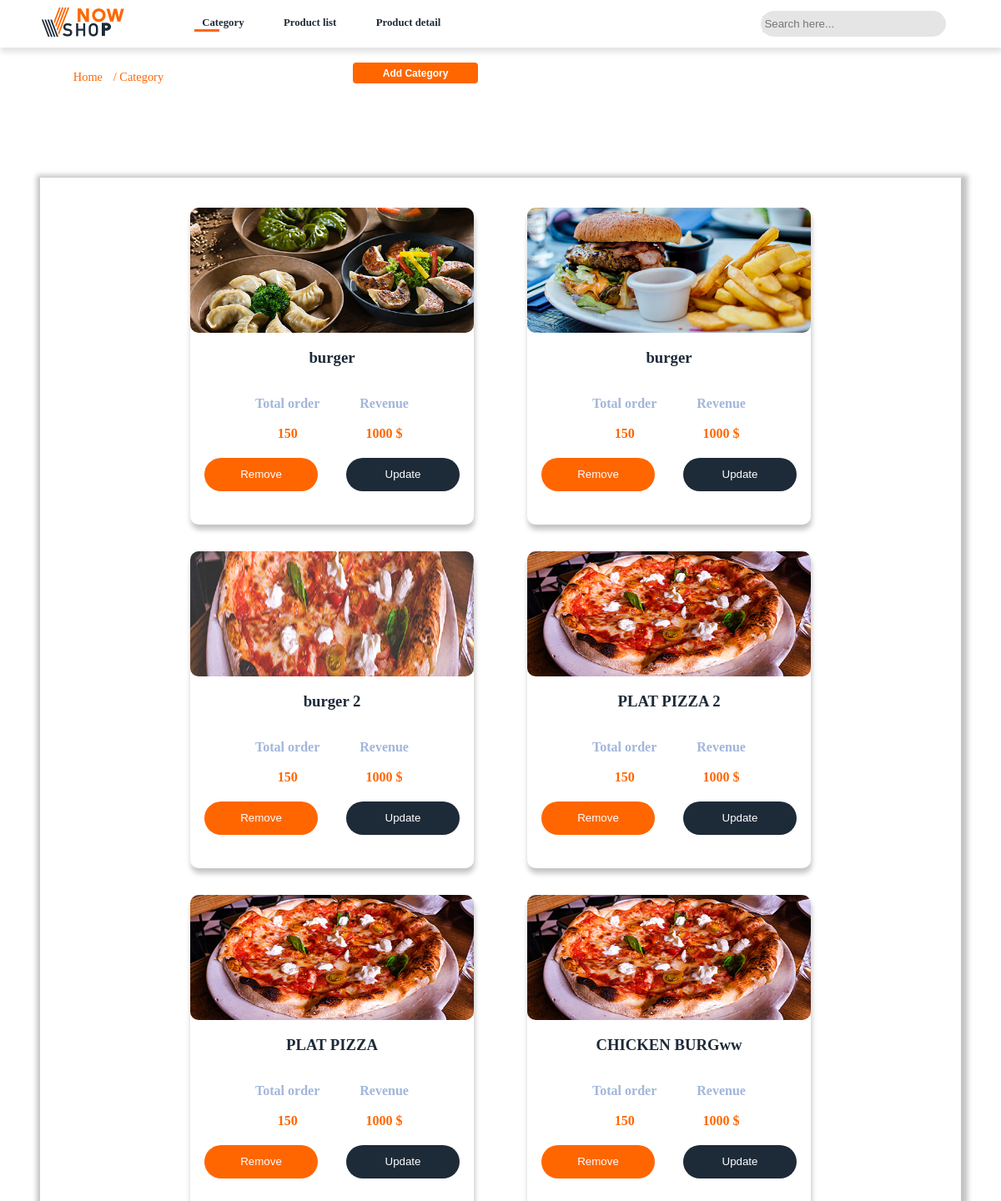
The app's page /pages/category.php (signed in) with its own data.
### tables this page shows
CREATE TABLE `category` (
  `id_category` int(11) NOT NULL,
  `_name` varchar(50) NOT NULL,
  `_description` text NOT NULL,
  `image` varchar(50) NOT NULL
);

### CRUD_category.php (called while the page is built, shortened)
<?php
    function GET_CATEGORY($conn) {
        $getItems = 'SELECT * FROM category ORDER BY id_category DESC' ;
        $_Query = $conn->prepare($getItems);
        $_Query->execute();
        return $_Query->fetchAll();
    }
?>

### pages/category.php (the view, shortened to what this page needs)
<!DOCTYPE html>
<html lang="en">
<head>
    <link rel="stylesheet" href="../css/style.css">
    <link rel="stylesheet" href="../css/categorie.css">
</head>
<body>
    <header>
        <div class="container">
            <div class="header-contain">
                <div class="left-side">
                    <a href="dashboard.php"><img class="logo" src="../images/logo-v2.0.png" alt=""></a>
                </div>
                <div id="navbar-content" class="close-nav">
                    <nav>
                        <ul id="navbar-list">
                            <li><a active="true" href="category.php">
                                <p> Category </p></a>
                            </li>
                            <li><a href="product_list.php">
                                <p> Product list </p></a>
                            </li>
                            <li><a href="product_detail.php">
                                <p> Product detail </p></a>
                            </li>
                        </ul>
                    </nav>
                </div>
                <div class="right-side">
                    <form action="">
                        <input class="input-search" type="text" name="search" placeholder="Search here...">
                        <span class="iconify" data-icon="el:search" style="color: #888;"></span>
                    </form>
                    <a href="../logoutAdmin.php"><span class="iconify" data-icon="ls:logout" style="color: #ff9a62;"></span></a>
                </div>
            </div>
        </div>
    </header>
    <section class="sec-direction">
            <div class="container">
                <div class="path-direction">
                    <ul>
                        <span class="iconify" data-icon="entypo:home" style="color: #f24e1e;"></span>
                        <li><a href="index.php">Home</a></li>
                        <li><a href="category.php">/ Category</a></li>
                    </ul>
                </div>
                <div class="add-product-cta">
                    <button type="submit" onclick="displayForm_category();">
                        <p>Add Category</p>
                    </button>
                </div>
            </div>
    </section>
    <?php
        include '../controller.php' ;
        $allCategories = GET_CATEGORY($CONNECTION_MYSQL);
    ?>
    <section id="categories" class="all-items-categories">
        <?php
        foreach ($allCategories as $category) {
            echo '<div id="category-item" class="item-category" >
                <img src="../images/'.$category["image"].'" alt="">
                <div class="paragraph_1">
                    <h3>'. $category["_name"] .'</h3>
                </div>
                <div class="paragraph_2" >
                    <div >
                        <p>Total order </p>
                        <span class="price"> 150 </span>
                    </div>
                    <div>
                        <p>Revenue </p>
                        <span class="price"> 1000 $</span>
                    </div>
                </div>
                <div class="see_more">
                    <button onclick="dispDelete(\''.$category["id_category"].'\');" value="'.$category["id_category"].'"> Remove</button>
                    <button onclick="dispUpdate_catg(\''.$category["id_category"].'\',\''.$category["_name"].'\',\''.$category["_description"].'\');"> Update</button>
                </div>
            </div> ';
        }
        ?>
    </section>
</body>
</html>

### css/style.css (style rules this page uses)
@media screen and (min-width: 951px) and (max-width: 1920px) { body { margin: 0; font-family: 'Poppins'; } }
@media screen and (min-width: 951px) and (max-width: 1920px) { header .container { -webkit-box-shadow: 1px 6px 6px #E5E5E5; box-shadow: 1px 6px 6px #E5E5E5; padding: .2em 0; } }
@media screen and (min-width: 951px) and (max-width: 1920px) { header .container .header-contain { display: -webkit-box; display: -ms-flexbox; display: flex; -webkit-box-pack: justify; -ms-flex-pack: justify; justify-content: space-between; -ms-flex-wrap: wrap; flex-wrap: wrap; margin: 6px 50px; } }
@media screen and (min-width: 951px) and (max-width: 1920px) { header .container .header-contain .left-side { -webkit-box-flex: 1; -ms-flex: 1; flex: 1; display: -webkit-box; display: -ms-flexbox; display: flex; -webkit-box-pack: center; -ms-flex-pack: center; justify-content: center; -webkit-box-align: center; -ms-flex-align: center; align-items: center; } }
@media screen and (min-width: 951px) and (max-width: 1920px) { header .container .header-contain .left-side .logo { width: 100px; height: 35px; } }
@media screen and (min-width: 951px) and (max-width: 1920px) { header .container .header-contain .right-side { -webkit-box-flex: 2; -ms-flex: 2; flex: 2; display: -webkit-box; display: -ms-flexbox; display: flex; -webkit-box-pack: justify; -ms-flex-pack: justify; justify-content: space-between; -webkit-box-align: center; -ms-flex-align: center; align-items: center; margin: .2em 0; } }
@media screen and (min-width: 951px) and (max-width: 1920px) { header .container .header-contain .right-side form { width: 100%; display: -webkit-box; display: -ms-flexbox; display: flex; border: 1.5px solid #E5E5E5; border-radius: 20px; padding: .3em .1em; background-color: #E5E5E5; -webkit-box-pack: justify; -ms-flex-pack: justify; justify-content: space-between; } }
@media screen and (min-width: 951px) and (max-width: 1920px) { header .container .header-contain .right-side form input { border: none; background-color: #E5E5E5; } }
@media screen and (min-width: 951px) and (max-width: 1920px) { header .container .header-contain .right-side .iconify { width: 20px; height: 20px; margin: 0 .5em; display: inline; } }
@media screen and (min-width: 951px) and (max-width: 1920px) { header .container .header-contain .right-side .input-search { display: inline; } }
@media screen and (min-width: 951px) and (max-width: 1920px) { header .container .header-contain .close-nav { -webkit-box-flex: 8; -ms-flex: 8; flex: 8; width: auto; -webkit-box-shadow: none; box-shadow: none; } }
@media screen and (min-width: 951px) and (max-width: 1920px) { header .container .header-contain .close-nav nav ul { display: -webkit-box; display: -ms-flexbox; display: flex; -webkit-box-pack: start; -ms-flex-pack: start; justify-content: flex-start; padding-left: 0em; list-style: none; margin: .5em 0; margin-left: 4em; } }
@media screen and (min-width: 951px) and (max-width: 1920px) { header .container .header-contain .close-nav nav ul li { margin: 0em 1.2em; } }
@media screen and (min-width: 951px) and (max-width: 1920px) { header .container .header-contain .close-nav nav ul a { color: #1D2A38; text-decoration: none; } }
@media screen and (min-width: 951px) and (max-width: 1920px) { header .container .header-contain .close-nav nav ul a p { display: inline; margin-left: .7em; font-size: .8em; font-weight: bold; white-space: nowrap; } }

### records on screen
category: image (picture), _name "burger", $category["id_category"] 10 (drawn)
category: image (picture), _name "burger", $category["id_category"] 9 (drawn)
category: image (picture), _name "burger 2", $category["id_category"] 7 (drawn)
category: image (picture), _name "PLAT PIZZA 2", $category["id_category"] 6 (drawn)
category: image (picture), _name "PLAT PIZZA", $category["id_category"] 5 (drawn)
category: image (picture), _name "CHICKEN BURGww", $category["id_category"] 2 (drawn)
